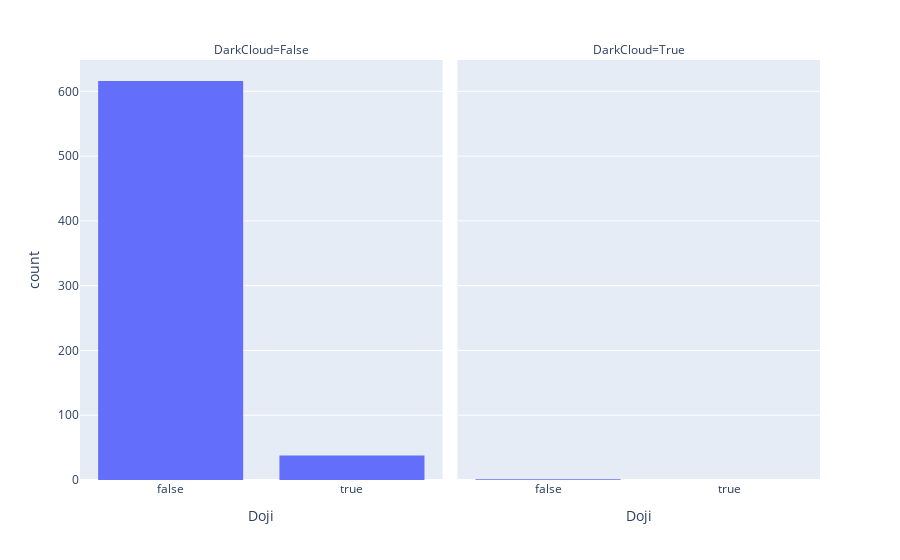

Write notebook code for a chart like this one.
### Code cell
fig = make_subplots(rows=4, cols=3)
df = pd.read_csv("../data/with_patterns/stock_0")
fig = px.histogram(df,x="Doji",facet_col='DarkCloud',facet_col_wrap=4)
fig.show()

### Figure 1 — Plotly figure (JSON) as saved in the notebook; plotly's stock layout.template omitted (floating-point values rounded to 4 significant figures; data arrays with more than 128 entries replaced by an {"elided": "..."} marker saying what was removed)
{"data": [{"alignmentgroup": "True", "bingroup": "x", "hovertemplate": "DarkCloud=False<br>Doji=%{x}<br>count=%{y}<extra></extra>", "legendgroup": "", "marker": {"color": "#636efa", "pattern": {"shape": ""}}, "name": "", "offsetgroup": "", "orientation": "v", "showlegend": false, "type": "histogram", "x": {"elided": "654 bool values"}, "xaxis": "x", "yaxis": "y"}, {"alignmentgroup": "True", "bingroup": "x", "hovertemplate": "DarkCloud=True<br>Doji=%{x}<br>count=%{y}<extra></extra>", "legendgroup": "", "marker": {"color": "#636efa", "pattern": {"shape": ""}}, "name": "", "offsetgroup": "", "orientation": "v", "showlegend": false, "type": "histogram", "x": [false], "xaxis": "x2", "yaxis": "y2"}], "layout": {"annotations": [{"font": {}, "showarrow": false, "text": "DarkCloud=False", "x": 0.245, "xanchor": "center", "xref": "paper", "y": 1, "yanchor": "bottom", "yref": "paper"}, {"font": {}, "showarrow": false, "text": "DarkCloud=True", "x": 0.755, "xanchor": "center", "xref": "paper", "y": 1, "yanchor": "bottom", "yref": "paper"}], "barmode": "relative", "legend": {"tracegroupgap": 0}, "margin": {"t": 60}, "xaxis": {"anchor": "y", "domain": [0, 0.49], "title": {"text": "Doji"}}, "xaxis2": {"anchor": "y2", "domain": [0.51, 1], "matches": "x", "title": {"text": "Doji"}}, "yaxis": {"anchor": "x", "domain": [0, 1], "title": {"text": "count"}}, "yaxis2": {"anchor": "x2", "domain": [0, 1], "matches": "y", "showticklabels": false}}}
